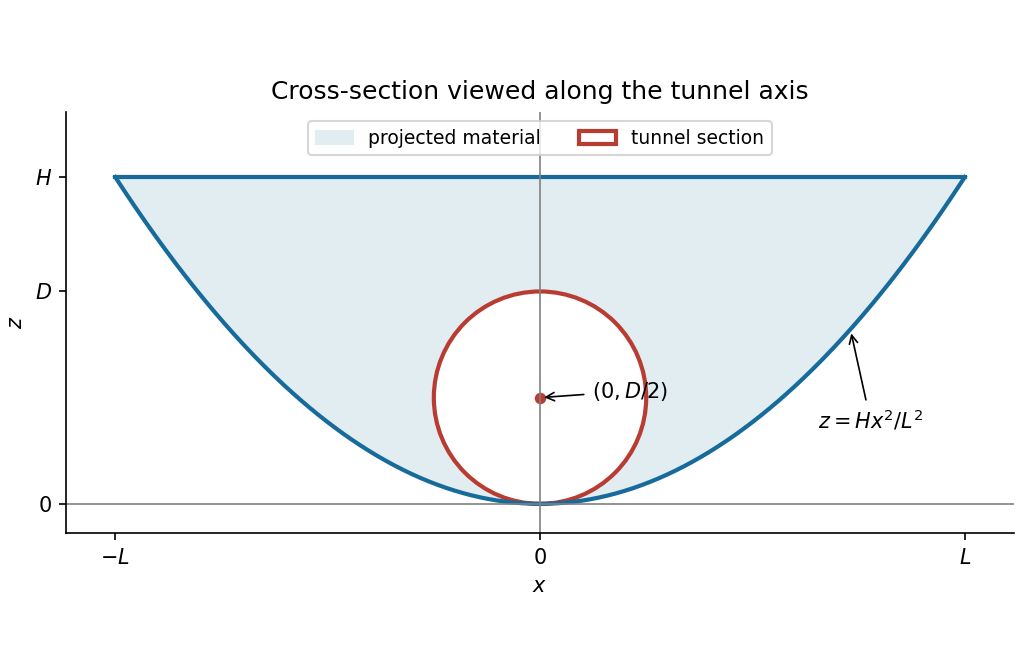

Write Python code to recreate this figure.
"""Original tunnel section; Python 3.14, NumPy and Matplotlib from root pyproject.

The illustrative dimensions satisfy both inequalities. PNG output is in cwd.
"""
from pathlib import Path

import matplotlib
matplotlib.use("Agg")
import matplotlib.pyplot as plt
from matplotlib.patches import Circle
import numpy as np


def main():
    L, H, D = 1.3, 1.0, 0.65
    x = np.linspace(-L, L, 600)
    floor = H*(x/L)**2
    fig, ax = plt.subplots(figsize=(6.8, 4.3), layout="constrained")
    fig.set_facecolor("white")
    ax.fill_between(x, floor, H, color="#e1edf1", label="projected material")
    ax.plot(x, floor, color="#176b9b", lw=2)
    ax.plot([-L, L], [H, H], color="#176b9b", lw=2)
    ax.add_patch(Circle((0, D/2), D/2, facecolor="white", edgecolor="#b83c32", lw=2,
                        label="tunnel section"))
    ax.scatter([0], [D/2], color="#b83c32", s=20)
    ax.axhline(0, color="0.5", lw=0.8)
    ax.axvline(0, color="0.5", lw=0.8)
    ax.annotate("$z=Hx^2/L^2$", (0.95, H*(0.95/L)**2), xytext=(0.85, 0.23),
                arrowprops={"arrowstyle": "->", "lw": 0.8})
    ax.annotate("$(0,D/2)$", (0, D/2), xytext=(25, 0), textcoords="offset points",
                arrowprops={"arrowstyle": "->", "lw": 0.8})
    ax.set(xlim=(-1.45, 1.45), ylim=(-0.09, 1.2), aspect="equal", xlabel="$x$", ylabel="$z$",
           title="Cross-section viewed along the tunnel axis")
    ax.set_xticks([-L, 0, L], ["$-L$", "0", "$L$"])
    ax.set_yticks([0, D, H], ["0", "$D$", "$H$"])
    ax.legend(loc="upper center", ncol=2, fontsize=9)
    ax.spines[["top", "right"]].set_visible(False)
    fig.savefig(Path(__file__).with_suffix(".png").name, dpi=150, facecolor="white")
    plt.close(fig)


if __name__ == "__main__":
    main()
